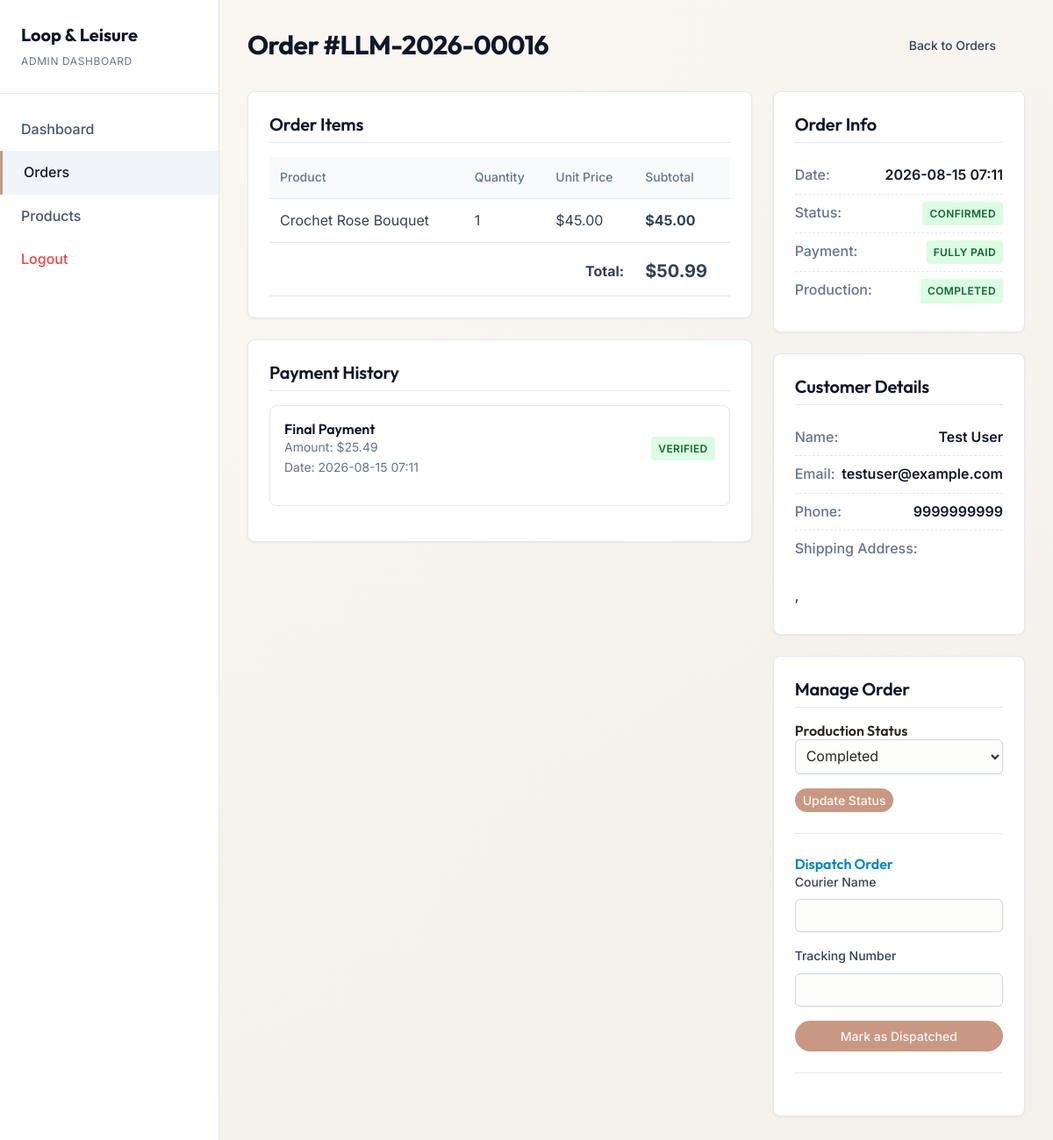
The app's page /admin/order/LLM-2026-00016 (signed in) with its own data.
### app/database/models/order.py (models this page shows, shortened)
class Order(db.Model):
    __tablename__ = 'orders'
    id = db.Column(db.Integer, primary_key=True)
    order_number = db.Column(db.String(20), unique=True, nullable=False, index=True)
    customer_id = db.Column(db.Integer, db.ForeignKey('customers.id'), nullable=False)
    address_id = db.Column(db.Integer, db.ForeignKey('addresses.id'), nullable=False)
    subtotal = db.Column(db.Float, nullable=False)
    shipping_charge = db.Column(db.Float, default=0.0)
    advance_amount = db.Column(db.Float, nullable=False)
    remaining_amount = db.Column(db.Float, nullable=False)
    total_amount = db.Column(db.Float, nullable=False)
    payment_status = db.Column(db.String(20), default='Pending', index=True)
    production_status = db.Column(db.String(20), default='Not Started', index=True)
    order_status = db.Column(db.String(20), default='Pending', index=True)
    created_at = db.Column(db.DateTime, default=datetime.utcnow)
    courier_name = db.Column(db.String(100))
    tracking_number = db.Column(db.String(100))
    dispatch_date = db.Column(db.DateTime)
    customer = db.relationship('Customer', back_populates='orders')
    address = db.relationship('Address')
    items = db.relationship('OrderItem', back_populates='order',
                            cascade='all, delete-orphan')
    payments = db.relationship('Payment', back_populates='order',
                               cascade='all, delete-orphan')
    PAYMENT_STATUSES = ('Pending', 'Advance Paid', 'Fully Paid')
    PRODUCTION_STATUSES = ('Not Started', 'Started', 'Completed')
    ORDER_STATUSES = ('Pending', 'Confirmed', 'Dispatched', 'Delivered', 'Cancelled')

class OrderItem(db.Model):
    __tablename__ = 'order_items'
    id = db.Column(db.Integer, primary_key=True)
    order_id = db.Column(db.Integer, db.ForeignKey('orders.id'), nullable=False)
    product_id = db.Column(db.Integer, db.ForeignKey('products.id'), nullable=False)
    quantity = db.Column(db.Integer, nullable=False)
    price = db.Column(db.Float, nullable=False)
    order = db.relationship('Order', back_populates='items')
    product = db.relationship('Product')

class Payment(db.Model):
    __tablename__ = 'payments'
    id = db.Column(db.Integer, primary_key=True)
    order_id = db.Column(db.Integer, db.ForeignKey('orders.id'), nullable=False)
    payment_type = db.Column(db.String(20), nullable=False)
    amount = db.Column(db.Float, nullable=False)
    upi_reference = db.Column(db.String(100))
    payment_screenshot = db.Column(db.String(500))
    verified_by_admin = db.Column(db.Boolean, default=False)
    verified_at = db.Column(db.DateTime)
    created_at = db.Column(db.DateTime, default=datetime.utcnow)
    status = db.Column(db.String(20), default='Pending') # 'Pending', 'Verified', 'Rejected'
    rejection_reason = db.Column(db.Text)
    order = db.relationship('Order', back_populates='payments')
    PAYMENT_TYPES = ('Advance', 'Final')

### app/database/models/product.py (models this page shows, shortened)
class Product(db.Model):
    __tablename__ = 'products'
    id = db.Column(db.Integer, primary_key=True)
    name = db.Column(db.String(200), nullable=False)
    slug = db.Column(db.String(200), unique=True, nullable=False, index=True)
    description = db.Column(db.Text)
    category = db.Column(db.String(100), nullable=False, index=True)
    price = db.Column(db.Float, nullable=False)
    advance_percentage = db.Column(db.Integer, default=50)
    stock_status = db.Column(db.String(20), default='available')
    is_featured = db.Column(db.Boolean, default=False)
    created_at = db.Column(db.DateTime, default=datetime.utcnow)
    images = db.relationship('ProductImage', back_populates='product',
                             cascade='all, delete-orphan')
    reviews = db.relationship('Review', back_populates='product',
                              cascade='all, delete-orphan')

### app/database/models/customer.py (models this page shows, shortened)
class Customer(db.Model):
    __tablename__ = 'customers'
    id = db.Column(db.Integer, primary_key=True)
    full_name = db.Column(db.String(120), nullable=False)
    email = db.Column(db.String(120), unique=True, nullable=False, index=True)
    phone = db.Column(db.String(20), nullable=False)
    password_hash = db.Column(db.String(256), nullable=False)
    created_at = db.Column(db.DateTime, default=datetime.utcnow)
    is_verified = db.Column(db.Boolean, default=False)
    addresses = db.relationship('Address', back_populates='customer',
                                cascade='all, delete-orphan')
    cart = db.relationship('Cart', back_populates='customer',
                           uselist=False, cascade='all, delete-orphan')
    orders = db.relationship('Order', back_populates='customer')
    reviews = db.relationship('Review', back_populates='customer',
                              cascade='all, delete-orphan')

### app/admin/routes.py (the view)
@admin_bp.route('/order/<order_number>')
@admin_login_required
def order_details(order_number):
    order = Order.query.filter_by(order_number=order_number).first_or_404()
    return render_template('admin/order_details.html', order=order)

### app/templates/admin/order_details.html (shortened to what this page needs)
<!DOCTYPE html>
<html lang="en">
<head>
    <link rel="stylesheet" href="{{ url_for('static', filename='css/base.css') }}">
    <link rel="stylesheet" href="{{ url_for('static', filename='css/components.css') }}">
</head>
<body>
    <div class="admin-layout">
        <aside class="admin-sidebar">
            <div class="admin-brand">
                <span class="admin-brand-title">Loop & Leisure</span>
                <span class="admin-brand-subtitle">Admin Dashboard</span>
            </div>
            <nav class="admin-nav">
                <a href="{{ url_for('admin.dashboard') }}" class="admin-nav-item">Dashboard</a>
                <a href="{{ url_for('admin.orders') }}" class="admin-nav-item active">Orders</a>
                <a href="{{ url_for('admin.admin_products') }}" class="admin-nav-item{% if request.endpoint in ('admin.admin_products', 'admin.product_add', 'admin.product_edit') %} active{% endif %}">Products</a>
                <a href="{{ url_for('admin.logout') }}" class="admin-nav-item" style="color: #ef4444; margin-top: auto;">Logout</a>
            </nav>
        </aside>
        <main class="admin-content">
            <div class="admin-header">
                <h1 class="admin-title">Order #{{ order.order_number }}</h1>
                <a href="{{ url_for('admin.orders') }}" class="btn btn-outline">Back to Orders</a>
            </div>
            <div class="grid-container">
                <div>
                    <div class="card">
                        <h2 class="card-header">Order Items</h2>
                        <table class="items-table">
                            <thead>
                                <tr>
                                    <th>Product</th>
                                    <th>Quantity</th>
                                    <th>Unit Price</th>
                                    <th>Subtotal</th>
                                </tr>
                            </thead>
                            <tbody>
                                {% for item in order.items %}
                                <tr>
                                    <td>{{ item.product.name }}</td>
                                    <td>{{ item.quantity }}</td>
                                    <td>${{ "%.2f"|format(item.price) }}</td>
                                    <td><strong>${{ "%.2f"|format(item.price * item.quantity) }}</strong></td>
                                </tr>
                                {% endfor %}
                            </tbody>
                            <tfoot>
                                <tr>
                                    <td colspan="3" style="text-align: right; padding-top: 1rem;"><strong>Total:</strong></td>
                                    <td style="padding-top: 1rem; font-size: 1.25rem;"><strong>${{ "%.2f"|format(order.total_amount) }}</strong></td>
                                </tr>
                            </tfoot>
                        </table>
                    </div>
                    <div class="card">
                        <h2 class="card-header">Payment History</h2>
                        {% if order.payments %}
                            {% for payment in order.payments %}
                            <div style="border: 1px solid #e2e8f0; padding: 1rem; border-radius: 0.5rem; margin-bottom: 1rem;">
                                <div style="display: flex; justify-content: space-between; align-items: center; margin-bottom: 1rem;">
                                    <div>
                                        <h3 style="margin: 0; font-size: 1rem; color: #0f172a;">{{ payment.payment_type }} Payment</h3>
                                        <div style="font-size: 0.875rem; color: #64748b;">Amount: ${{ "%.2f"|format(payment.amount) }}</div>
                                        <div style="font-size: 0.875rem; color: #64748b;">Date: {{ payment.created_at.strftime('%Y-%m-%d %H:%M') }}</div>
                                    </div>
                                    <div>
                                        {% if payment.status == 'Pending' %}
                                            <span class="badge badge-pending">Pending Verification</span>
                                        {% elif payment.status == 'Verified' %}
                                            <span class="badge badge-success">Verified</span>
                                        {% elif payment.status == 'Rejected' %}
                                            <span class="badge badge-danger">Rejected</span>
                                        {% endif %}
                                    </div>
                                </div>
                            </div>
                            {% endfor %}
                        {% else %}
                            <p style="color: #64748b; font-size: 0.875rem;">No payment records found yet.</p>
                        {% endif %}
                    </div>
                </div>
                <div>
                    <div class="card">
                        <h2 class="card-header">Order Info</h2>
                        <ul class="details-list">
                            <li><span class="details-label">Date:</span> <span class="details-value">{{ order.created_at.strftime('%Y-%m-%d %H:%M') }}</span></li>
                            <li><span class="details-label">Status:</span>
                                <span class="details-value">
                                    {% if order.order_status == 'Delivered' %}
                                        <span class="badge badge-success">{{ order.order_status }}</span>
                                    {% elif order.order_status == 'Dispatched' %}
                                        <span class="badge badge-info">{{ order.order_status }}</span>
                                    {% elif order.order_status == 'Confirmed' %}
                                        <span class="badge badge-success">{{ order.order_status }}</span>
                                    {% else %}
                                        <span class="badge badge-pending">{{ order.order_status }}</span>
                                    {% endif %}
                                </span>
                            </li>
                            <li><span class="details-label">Payment:</span>
                                <span class="details-value">
                                    {% if order.payment_status in ('Advance Paid', 'Fully Paid') %}
                                        <span class="badge badge-success">{{ order.payment_status }}</span>
                                    {% elif order.payment_status == 'Rejected' %}
                                        <span class="badge badge-danger">{{ order.payment_status }}</span>
                                    {% else %}
                                        <span class="badge badge-pending">{{ order.payment_status }}</span>
                                    {% endif %}
                                </span>
                            </li>
                            <li><span class="details-label">Production:</span>
                                <span class="details-value">
                                    {% if order.production_status == 'Completed' %}
                                        <span class="badge badge-success">{{ order.production_status }}</span>
                                    {% elif order.production_status == 'Started' %}
                                        <span class="badge badge-info">{{ order.production_status }}</span>
                                    {% else %}
                                        <span class="badge" style="background: #f1f5f9; color: #475569;">{{ order.production_status }}</span>
                                    {% endif %}
                                </span>
                            </li>
                        </ul>
                    </div>
                    <div class="card">
                        <h2 class="card-header">Customer Details</h2>
                        <ul class="details-list">
                            <li><span class="details-label">Name:</span> <span class="details-value">{{ order.customer.full_name }}</span></li>
                            <li><span class="details-label">Email:</span> <span class="details-value">{{ order.customer.email }}</span></li>
                            <li><span class="details-label">Phone:</span> <span class="details-value">{{ order.customer.phone }}</span></li>
                            <li style="flex-direction: column; align-items: flex-start; gap: 0.25rem;">
                                <span class="details-label">Shipping Address:</span>
                                <span class="details-value" style="font-weight: 400; line-height: 1.5;">
                                    {{ order.shipping_address }}<br>
                                    {{ order.city }}, {{ order.state }} {{ order.zip_code }}<br>
                                </span>
                            </li>
                        </ul>
                    </div>
                    <div class="card">
                        <h2 class="card-header">Manage Order</h2>
                        <div style="margin-bottom: 1.5rem; padding-bottom: 1.5rem; border-bottom: 1px solid #e2e8f0;">
                            <h3 style="font-size: 1rem; margin-top: 0;">Production Status</h3>
                            <form action="{{ url_for('admin.update_production', order_number=order.order_number) }}" method="POST">
                                <div class="form-group">
                                    <select name="production_status" class="form-control">
                                        <option value="Completed" {% if order.production_status == 'Completed' %}selected{% endif %}>Completed</option>
                                    </select>
                                </div>
                                <button type="submit" class="btn btn-primary btn-small">Update Status</button>
                            </form>
                        </div>
                        {% if order.payment_status == 'Fully Paid' and order.order_status == 'Confirmed' and order.production_status == 'Completed' %}
                        <div style="margin-bottom: 1.5rem; padding-bottom: 1.5rem; border-bottom: 1px solid #e2e8f0;">
                            <h3 style="font-size: 1rem; margin-top: 0; color: #0284c7;">Dispatch Order</h3>
                            <form action="{{ url_for('admin.dispatch_order', order_number=order.order_number) }}" method="POST">
                                <div class="form-group">
                                    <label>Courier Name</label>
                                    <input type="text" name="courier_name" class="form-control" required>
                                </div>
                                <div class="form-group">
                                    <label>Tracking Number</label>
                                    <input type="text" name="tracking_number" class="form-control" required>
                                </div>
                                <button type="submit" class="btn btn-primary" style="width: 100%;">Mark as Dispatched</button>
                            </form>
                        </div>
                        {% endif %}
                    </div>
                </div>
            </div>
        </main>
    </div>
</body>
</html>

### records on screen
Order: order_number "LLM-2026-00016", total_amount "50.99", created_at "2026-08-15 07:11", order_status "CONFIRMED", payment_status "FULLY PAID", production_status "COMPLETED", production_status "Completed"
OrderItem: product.name "Crochet Rose Bouquet", quantity "1", price "45.00", item.price*item.quantity "45.00"
Payment: payment_type "Final", amount "25.49", created_at "2026-08-15 07:11", status "VERIFIED"
Customer: customer.full_name "Test User", customer.email "testuser@example.com", customer.phone "9999999999"
